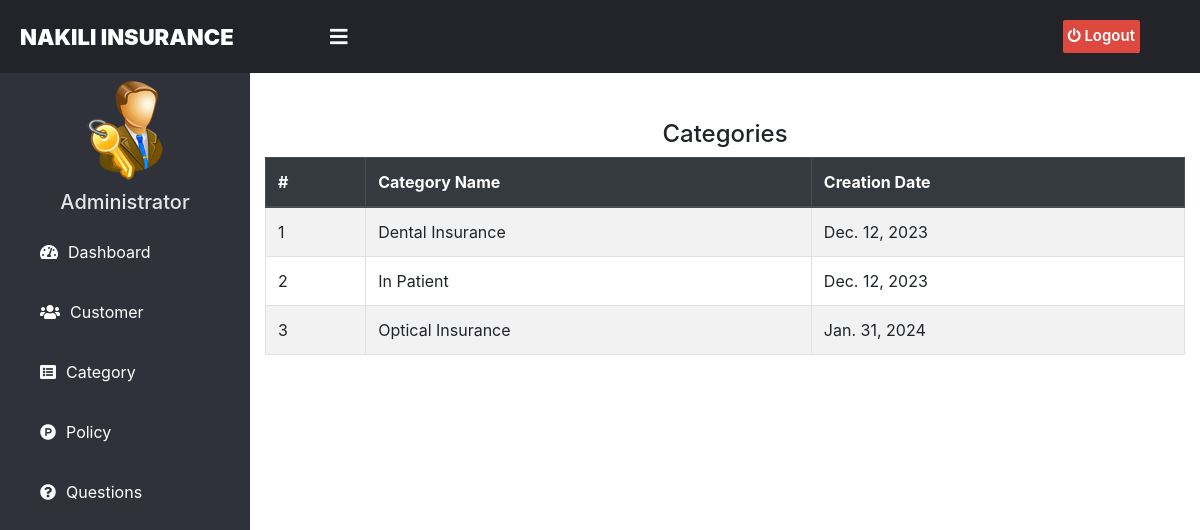
Screenshot of /admin-view-category with the database file from the repository.
### insurance/models.py (models this page shows, shortened)
class Category(models.Model):
    category_name =models.CharField(max_length=20)
    creation_date =models.DateField(auto_now=True)

### insurance/views.py (the view)
# urls.py: path('admin-view-category', views.admin_view_category_view,name='admin-view-category'),
def admin_view_category_view(request):
    categories = models.Category.objects.all()
    return render(request,'insurance/admin_view_category.html',{'categories':categories})

### templates/insurance/admin_view_category.html (shortened to what this page needs)
{% extends 'insurance/adminbase.html' %}
{% block content %}
{%load static%}
<head>
  <link href="http://netdna.bootstrapcdn.com/bootstrap/4.0.0-beta/css/bootstrap.min.css" rel="stylesheet">
    <link rel="stylesheet" href="https://maxcdn.bootstrapcdn.com/bootstrap/4.4.1/css/bootstrap.min.css">
    <link href="https://maxcdn.bootstrapcdn.com/font-awesome/4.3.0/css/font-awesome.min.css" rel="stylesheet">
</head>
<div class="container">
  <div class="panel panel-primary">
    <div class="panel-heading">
      <h4 class="text-center">Categories</h4>
    </div>
    <table class="table table-hover table-bordered table-striped" id="dev-table">
      <thead class="thead-dark">
        <tr>
        <th>#</th>
          <th>Category Name</th>
          <th> Creation Date</th>
        </tr>
      </thead>
      {% for t in categories %}
      <tr>
        <td> {{ forloop.counter }}</td>
        <td> {{t.category_name}}</td>
        <td>{{t.creation_date}}</td>
      </tr>
      {% endfor %}
    </table>
  </div>
</div>
<br><br><br><br><br><br>
{% endblock content %}

### rows the page displays
Category: category_name "Dental Insurance", creation_date "Dec. 12, 2023"
Category: category_name "In Patient", creation_date "Dec. 12, 2023"
Category: category_name "Optical Insurance", creation_date "Jan. 31, 2024"
